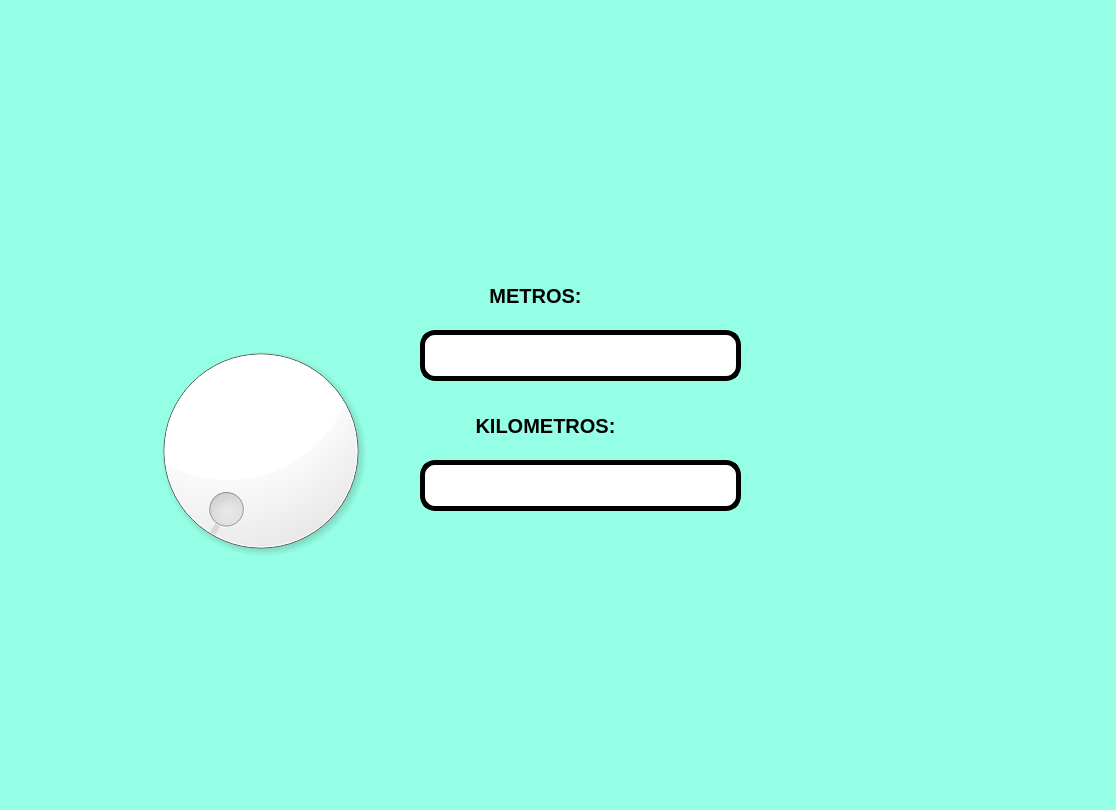
<?xml version="1.0" encoding="UTF-8"?>
<ui version="4.0">
 <class>MainWindow</class>
 <widget class="QMainWindow" name="MainWindow">
  <property name="geometry">
   <rect>
    <x>0</x>
    <y>0</y>
    <width>1116</width>
    <height>810</height>
   </rect>
  </property>
  <property name="windowTitle">
   <string>MainWindow</string>
  </property>
  <property name="styleSheet">
   <string notr="true">background-color: rgb(149, 255, 229);</string>
  </property>
  <widget class="QWidget" name="centralwidget">
   <widget class="QLabel" name="imagen">
    <property name="geometry">
     <rect>
      <x>50</x>
      <y>30</y>
      <width>221</width>
      <height>181</height>
     </rect>
    </property>
    <property name="styleSheet">
     <string notr="true"/>
    </property>
    <property name="text">
     <string/>
    </property>
    <property name="pixmap">
     <pixmap resource="../Archivos/Recursos.qrc">:/ejercicios/elyochi.jpg</pixmap>
    </property>
    <property name="scaledContents">
     <bool>true</bool>
    </property>
   </widget>
   <widget class="QLabel" name="imagen_3">
    <property name="geometry">
     <rect>
      <x>820</x>
      <y>480</y>
      <width>251</width>
      <height>221</height>
     </rect>
    </property>
    <property name="styleSheet">
     <string notr="true"/>
    </property>
    <property name="text">
     <string/>
    </property>
    <property name="pixmap">
     <pixmap resource="../Archivos/Recursos.qrc">:/ejercicios/wero.jpg</pixmap>
    </property>
    <property name="scaledContents">
     <bool>true</bool>
    </property>
   </widget>
   <widget class="QDial" name="dial">
    <property name="geometry">
     <rect>
      <x>140</x>
      <y>310</y>
      <width>241</width>
      <height>281</height>
     </rect>
    </property>
    <property name="styleSheet">
     <string notr="true">color: rgb(255, 255, 255);
background-color: rgb(255, 255, 255);</string>
    </property>
   </widget>
   <widget class="QLabel" name="label">
    <property name="geometry">
     <rect>
      <x>450</x>
      <y>280</y>
      <width>171</width>
      <height>31</height>
     </rect>
    </property>
    <property name="font">
     <font>
      <pointsize>15</pointsize>
      <weight>75</weight>
      <bold>true</bold>
     </font>
    </property>
    <property name="text">
     <string>METROS:</string>
    </property>
    <property name="alignment">
     <set>Qt::AlignCenter</set>
    </property>
   </widget>
   <widget class="QLineEdit" name="txt_metros">
    <property name="geometry">
     <rect>
      <x>420</x>
      <y>330</y>
      <width>321</width>
      <height>51</height>
     </rect>
    </property>
    <property name="font">
     <font>
      <weight>75</weight>
      <bold>true</bold>
     </font>
    </property>
    <property name="styleSheet">
     <string notr="true">border-radius: 15px;
background-color: rgb(255, 255, 255);
border:  5px solid black;
</string>
    </property>
    <property name="text">
     <string/>
    </property>
    <property name="alignment">
     <set>Qt::AlignCenter</set>
    </property>
   </widget>
   <widget class="QLabel" name="label_2">
    <property name="geometry">
     <rect>
      <x>820</x>
      <y>30</y>
      <width>221</width>
      <height>171</height>
     </rect>
    </property>
    <property name="text">
     <string/>
    </property>
    <property name="pixmap">
     <pixmap resource="../Archivos/Recursos.qrc">:/ejercicios/kaldo.jpg</pixmap>
    </property>
    <property name="scaledContents">
     <bool>true</bool>
    </property>
   </widget>
   <widget class="QLineEdit" name="txt_kms">
    <property name="geometry">
     <rect>
      <x>420</x>
      <y>460</y>
      <width>321</width>
      <height>51</height>
     </rect>
    </property>
    <property name="font">
     <font>
      <weight>75</weight>
      <bold>true</bold>
     </font>
    </property>
    <property name="styleSheet">
     <string notr="true">border-radius: 15px;
background-color: rgb(255, 255, 255);
border:  5px solid black;
</string>
    </property>
    <property name="text">
     <string/>
    </property>
    <property name="alignment">
     <set>Qt::AlignCenter</set>
    </property>
   </widget>
   <widget class="QLabel" name="label_3">
    <property name="geometry">
     <rect>
      <x>430</x>
      <y>410</y>
      <width>231</width>
      <height>31</height>
     </rect>
    </property>
    <property name="font">
     <font>
      <pointsize>15</pointsize>
      <weight>75</weight>
      <bold>true</bold>
     </font>
    </property>
    <property name="text">
     <string>KILOMETROS:</string>
    </property>
    <property name="alignment">
     <set>Qt::AlignCenter</set>
    </property>
   </widget>
  </widget>
  <widget class="QMenuBar" name="menubar">
   <property name="geometry">
    <rect>
     <x>0</x>
     <y>0</y>
     <width>1116</width>
     <height>26</height>
    </rect>
   </property>
  </widget>
  <widget class="QStatusBar" name="statusbar"/>
 </widget>
 <resources>
  <include location="../Archivos/Recursos.qrc"/>
 </resources>
 <connections/>
</ui>
